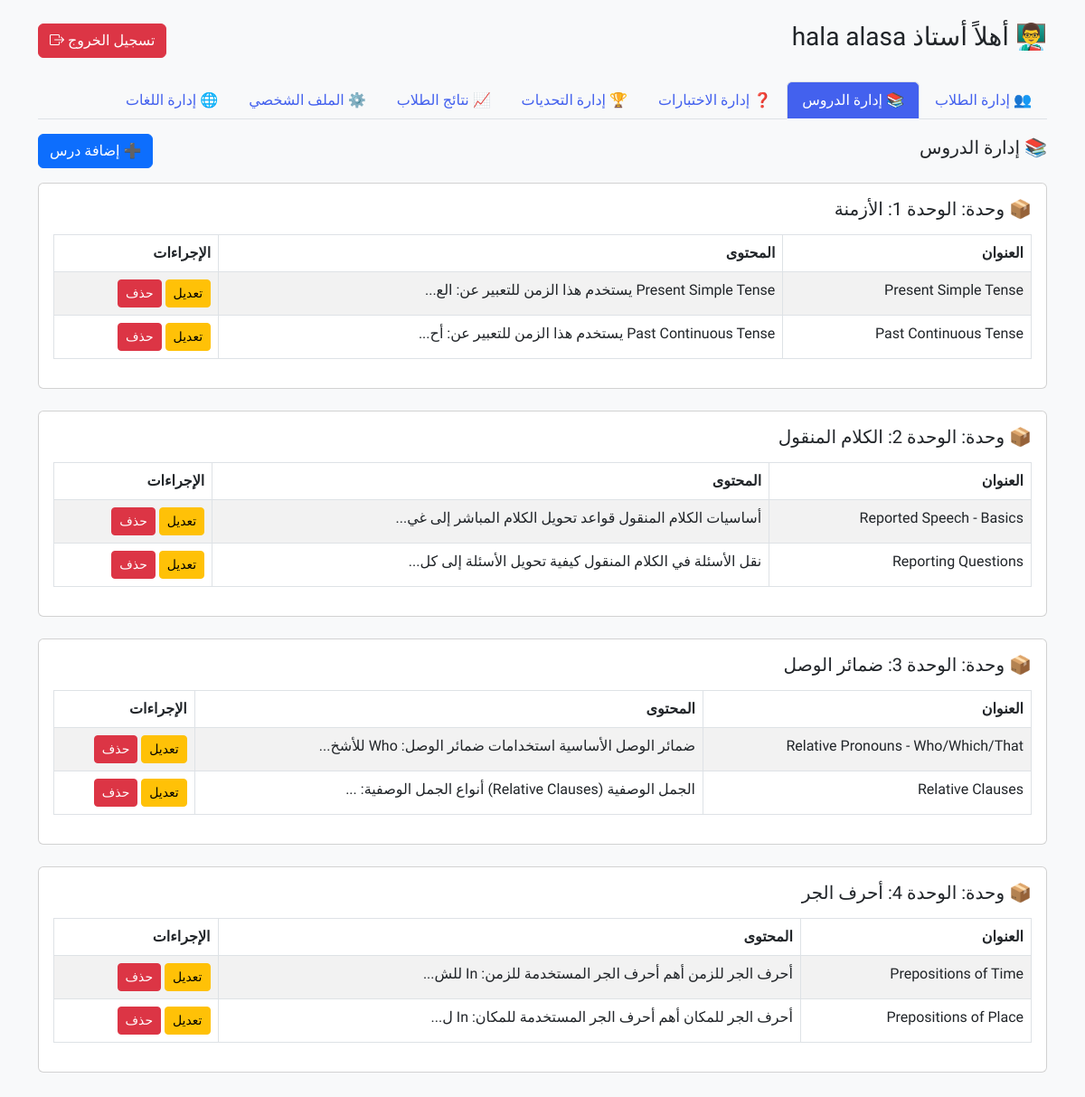
The page /teacher_dashboard.php?section=lessons (signed in) on the database its author committed.
### tables this page shows
CREATE TABLE `lessons` (
  `id` int NOT NULL,
  `title` varchar(255) NOT NULL,
  `level` varchar(20) DEFAULT NULL,
  `content` text NOT NULL,
  `teacher_id` int NOT NULL,
  `created_at` timestamp NOT NULL DEFAULT CURRENT_TIMESTAMP,
  `unit_id` int DEFAULT NULL
);

### teacher_sections/lessons.php (the view, shortened to what this page needs)
<?php
$teacher_id = $_SESSION['user_id'];
$conn = new mysqli("localhost", "root", "", "learning_platform");
?>
<?php
$lessons_result = $conn->query("SELECT lessons.*, units.title AS unit_title FROM lessons
    LEFT JOIN units ON lessons.unit_id = units.id
    WHERE lessons.teacher_id = $teacher_id
    ORDER BY units.order_num ASC, lessons.created_at DESC");
$lessons_by_unit = [];
while ($row = $lessons_result->fetch_assoc()) {
    $lessons_by_unit[$row['unit_title']][] = $row;
}
?>
<div class="d-flex justify-content-between align-items-center mb-3">
    <h5>📚 إدارة الدروس</h5>
    <a href="?section=lessons&action=add" class="btn btn-primary">➕ إضافة درس</a>
</div>
<?php foreach ($lessons_by_unit as $unit_title => $lessons): ?>
    <div class="card p-3 mb-4">
        <h5 class="mb-3">📦 وحدة: <?= htmlspecialchars($unit_title) ?></h5>
        <table class="table table-bordered table-striped">
            <thead>
                <tr>
                    <th>العنوان</th>
                    <th>المحتوى</th>
                    <th>الإجراءات</th>
                </tr>
            </thead>
            <tbody>
                <?php foreach ($lessons as $lesson): ?>
                    <tr>
                        <td><?= htmlspecialchars($lesson['title']) ?></td>
                        <td><?= mb_strimwidth(strip_tags($lesson['content']), 0, 60, '...') ?></td>
                        <td>
                            <a href="?section=lessons&edit=<?= $lesson['id'] ?>" class="btn btn-sm btn-warning">تعديل</a>
                            <a href="?section=lessons&delete=<?= $lesson['id'] ?>" class="btn btn-sm btn-danger" onclick="return confirm('هل أنت متأكد من الحذف؟')">حذف</a>
                        </td>
                    </tr>
                <?php endforeach; ?>
            </tbody>
        </table>
    </div>
<?php endforeach; ?>

### teacher_dashboard.php (style rules this page uses)
body { font-family: 'Tajawal', sans-serif; background-color: #f4f6f9; }
body { font-family: 'Tajawal', sans-serif; background: #f8f9fa; }

### rows shown on the page
lessons: title "Present Simple Tense", content "Present Simple Tense يستخدم هذا الزمن للتعبير عن: الع..."
lessons: title "Past Continuous Tense", content "Past Continuous Tense يستخدم هذا الزمن للتعبير عن: أح..."
lessons: title "Reported Speech - Basics", content "أساسيات الكلام المنقول قواعد تحويل الكلام المباشر إلى غي..."
lessons: title "Reporting Questions", content "نقل الأسئلة في الكلام المنقول كيفية تحويل الأسئلة إلى كل..."
lessons: title "Relative Pronouns - Who/Which/That", content "ضمائر الوصل الأساسية استخدامات ضمائر الوصل: Who للأشخ..."
lessons: title "Relative Clauses", content "الجمل الوصفية (Relative Clauses) أنواع الجمل الوصفية: ..."
lessons: title "Prepositions of Time", content "أحرف الجر للزمن أهم أحرف الجر المستخدمة للزمن: In للش..."
lessons: title "Prepositions of Place", content "أحرف الجر للمكان أهم أحرف الجر المستخدمة للمكان: In ل..."

### other values the page prints
$name "hala alasa"
$unit_title "الوحدة 1: الأزمنة"
$unit_title "الوحدة 2: الكلام المنقول"
$unit_title "الوحدة 3: ضمائر الوصل"
$unit_title "الوحدة 4: أحرف الجر"
